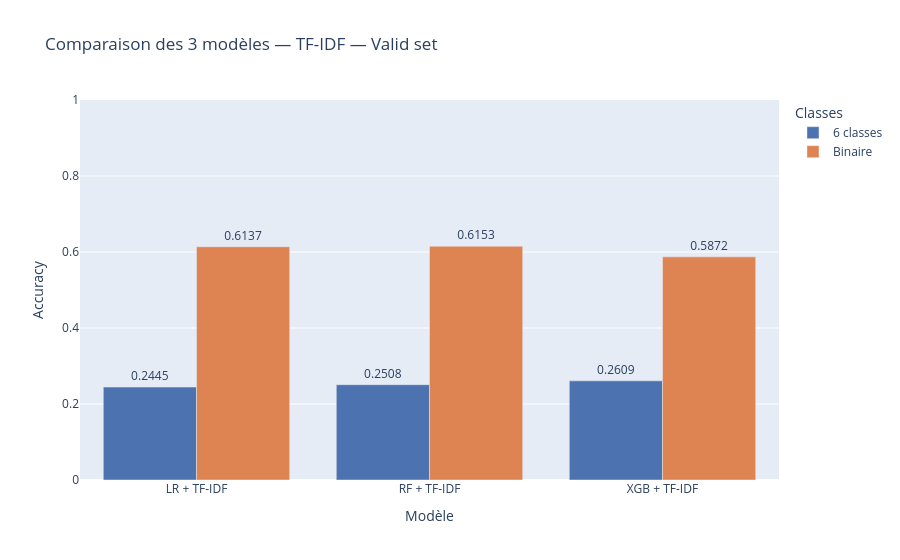

Source (notebook cell):
### Code cell
resultats = {
    "Modèle"   : [
        "LR + TF-IDF", "LR + TF-IDF",
        "RF + TF-IDF", "RF + TF-IDF",
        "XGB + TF-IDF", "XGB + TF-IDF"
    ],
    "Classes"  : ["6 classes", "Binaire"] * 3,
    "Accuracy" : [
        accuracy_score(y_valid, y_pred_valid),
        accuracy_score(y_valid_bin, y_pred_bin),
        accuracy_score(y_valid, y_pred_rf),
        accuracy_score(y_valid_bin, y_pred_rf_bin),
        accuracy_score(y_valid, y_pred_xgb),
        accuracy_score(y_valid_bin, y_pred_xgb_bin)
    ]
}

df_resultats = pd.DataFrame(resultats)
df_resultats["Accuracy"] = df_resultats["Accuracy"].round(4)

print(df_resultats)

fig = px.bar(
    df_resultats,
    x="Modèle",
    y="Accuracy",
    color="Classes",
    barmode="group",
    title="Comparaison des 3 modèles — TF-IDF — Valid set",
    text="Accuracy",
    color_discrete_sequence=["#4C72B0", "#DD8452"]
)

fig.update_traces(textposition="outside")
fig.update_layout(yaxis_range=[0, 1])
fig.show()

### Figure 1 — Plotly figure (JSON) as saved in the notebook; plotly's stock layout.template omitted (floating-point values rounded to 4 significant figures)
{"data": [{"alignmentgroup": "True", "hovertemplate": "Classes=6 classes<br>Modèle=%{x}<br>Accuracy=%{text}<extra></extra>", "legendgroup": "6 classes", "marker": {"color": "#4C72B0", "pattern": {"shape": ""}}, "name": "6 classes", "offsetgroup": "6 classes", "orientation": "v", "showlegend": true, "text": [0.2445, 0.2508, 0.2609], "textposition": "outside", "type": "bar", "x": ["LR + TF-IDF", "RF + TF-IDF", "XGB + TF-IDF"], "xaxis": "x", "y": [0.2445, 0.2508, 0.2609], "yaxis": "y"}, {"alignmentgroup": "True", "hovertemplate": "Classes=Binaire<br>Modèle=%{x}<br>Accuracy=%{text}<extra></extra>", "legendgroup": "Binaire", "marker": {"color": "#DD8452", "pattern": {"shape": ""}}, "name": "Binaire", "offsetgroup": "Binaire", "orientation": "v", "showlegend": true, "text": [0.6137, 0.6153, 0.5872], "textposition": "outside", "type": "bar", "x": ["LR + TF-IDF", "RF + TF-IDF", "XGB + TF-IDF"], "xaxis": "x", "y": [0.6137, 0.6153, 0.5872], "yaxis": "y"}], "layout": {"barmode": "group", "legend": {"title": {"text": "Classes"}, "tracegroupgap": 0}, "title": {"text": "Comparaison des 3 modèles — TF-IDF — Valid set"}, "xaxis": {"anchor": "y", "domain": [0, 1], "title": {"text": "Modèle"}}, "yaxis": {"anchor": "x", "domain": [0, 1], "range": [0, 1], "title": {"text": "Accuracy"}}}}
